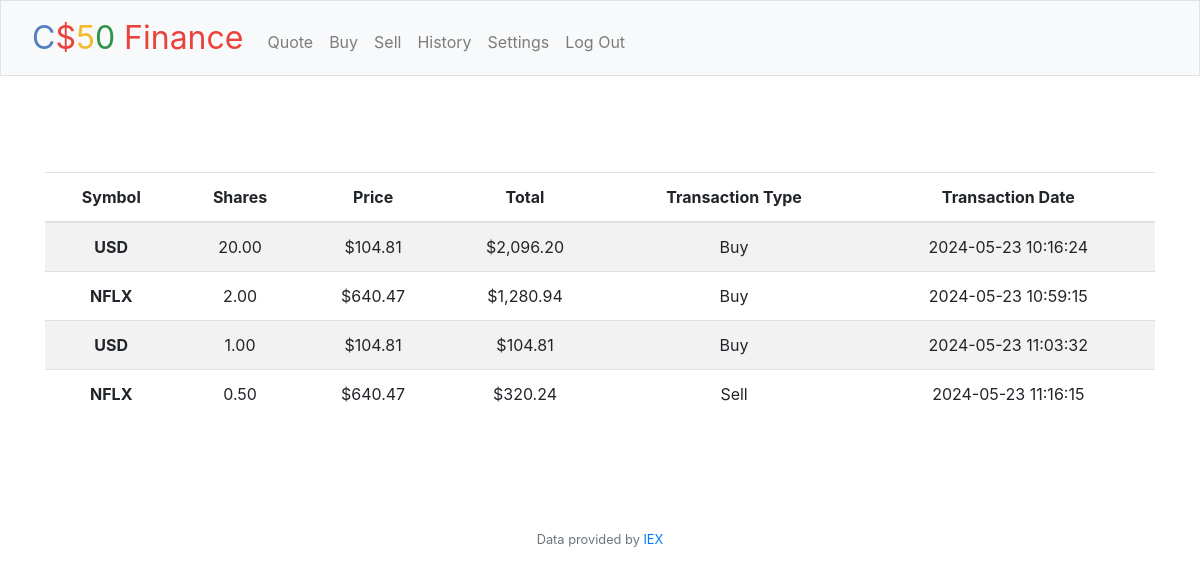
Page /history (signed in) on the committed database.
### tables this page shows
CREATE TABLE transactions(
user_id INTEGER NOT NULL,
symbol TEXT NOT NULL,
shares INTEGER NOT NULL,
price INTEGER NOT NULL,
type TEXT NOT NULL,
DATETIME DEFAULT CURRENT_TIMESTAMP
);

### finance/app.py (the view)
@app.route("/history")
@login_required
def history():
    if request.method == "GET":
        user_id = session["user_id"]
        response = db.execute("SELECT * FROM transactions WHERE user_id=?", user_id)
        return render_template("history.html", response=response)

### finance/app.py (called while the page is built)
@app.after_request
def after_request(response):
    response.headers["Cache-Control"] = "no-cache, no-store, must-revalidate"
    response.headers["Expires"] = 0
    response.headers["Pragma"] = "no-cache"
    return response

### finance/helpers.py (called while the page is built)
def login_required(f):
    @wraps(f)
    def decorated_function(*args, **kwargs):
        if session.get("user_id") is None:
            return redirect("/login")
        return f(*args, **kwargs)
    return decorated_function

def format_currency(value):
    if not isinstance(value, (Number, Decimal)):
        raise TypeError("Value must be Number.")
    if value < 0:
        return format_currency(-value)
    return "{:,.2f}".format(value)

def format_shares(value):
    if not isinstance(value, (Number, Decimal)):
        raise TypeError("Value must be Number.")
    if value < 0:
        return format_currency(-value)
    return "{:,.2f}".format(int(abs(value)))

### finance/templates/history.html (shortened to what this page needs)
{% extends "layout.html" %}
{% block main %}
<body>
  <main class="container py-5 text-center">
    <table class="table table-striped">
      <thead>
        <tr>
          <th scope="col">Symbol</th>
          <th scope="col">Shares</th>
          <th scope="col">Price</th>
          <th scope="col">Total</th>
          <th scope="col">Transaction Type</th>
          <th scope="col">Transaction Date</th>
        </tr>
      </thead>
      <tbody>
        {% for r in response%}
        <tr>
          <th scope="row">{{ r.symbol }}</th>
          <td>{{ r.shares|format_shares}}</td>
          <td>${{ r.price }}</td>
          <td>${{ (r.price * r.shares)|format_currency }}</td>
          <td>{{ r.type.capitalize()}}</td>
          <td>{{ r.DATETIME}}</td>
        </tr>
        {%endfor%}
      </tbody>
    </table>
  </main>
</body>
{% endblock %}

### finance/templates/layout.html (shortened to what this page needs)
<!DOCTYPE html>
<html lang="en">
  <head>
    <link href="https://maxcdn.bootstrapcdn.com/bootstrap/4.5.2/css/bootstrap.min.css" rel="stylesheet">
    <link href="/static/styles.css" rel="stylesheet">
  </head>
  <body>
    <nav class="bg-light border navbar navbar-expand-md navbar-light">
      <div class="container-fluid">
        <a class="navbar-brand" href="/"><span class="blue">C</span><span class="red">$</span><span class="yellow">5</span><span class="green">0</span> <span class="red">Finance</span></a>
        <div class="collapse navbar-collapse" id="navbar">
          {% if session["user_id"] %}
          <ul class="navbar-nav me-auto mt-2">
            <li class="nav-item"><a class="nav-link" href="/quote">Quote</a></li>
            <li class="nav-item"><a class="nav-link" href="/buy">Buy</a></li>
            <li class="nav-item"><a class="nav-link" href="/sell">Sell</a></li>
            <li class="nav-item"><a class="nav-link" href="/history">History</a></li>
          </ul>
          <ul class="navbar-nav ms-auto mt-2">
            <li class="nav-item"><a class="nav-link" href="/change">Settings</a></li>
            <li class="nav-item"><a class="nav-link" href="/logout">Log Out</a></li>
          </ul>
          {% else %}
          <ul class="navbar-nav ms-auto mt-2">
            <li class="nav-item"><a class="nav-link" href="/register">Register</a></li>
            <li class="nav-item"><a class="nav-link" href="/login">Log In</a></li>
          </ul>
          {% endif %}
        </div>
      </div>
    </nav>
    <main class="container-fluid py-5 text-center">
      {% block main %}{% endblock %}
    </main>
    <footer class="mb-5 small text-center text-muted">
      Data provided by <a href="https://iexcloud.io/">IEX</a>
    </footer>
  </body>
</html>

### finance/static/styles.css (style rules this page uses)
nav .navbar-brand { font-size: xx-large; }
nav .navbar-brand .blue { color: #537fbe; }
nav .navbar-brand .red { color: #ea433b; }
nav .navbar-brand .yellow { color: #f5b82e; }
nav .navbar-brand .green { color: #2e944b; }

### rows in the picture
transactions: symbol "USD", shares "20.00", price "104.81", (r.price*r.shares)|format_currency "2,096.20", type "Buy", DATETIME "2024-05-23 10:16:24"
transactions: symbol "NFLX", shares "2.00", price "640.47", (r.price*r.shares)|format_currency "1,280.94", type "Buy", DATETIME "2024-05-23 10:59:15"
transactions: symbol "USD", shares "1.00", price "104.81", (r.price*r.shares)|format_currency "104.81", type "Buy", DATETIME "2024-05-23 11:03:32"
transactions: symbol "NFLX", shares "0.50", price "640.47", (r.price*r.shares)|format_currency "320.24", type "Sell", DATETIME "2024-05-23 11:16:15"
